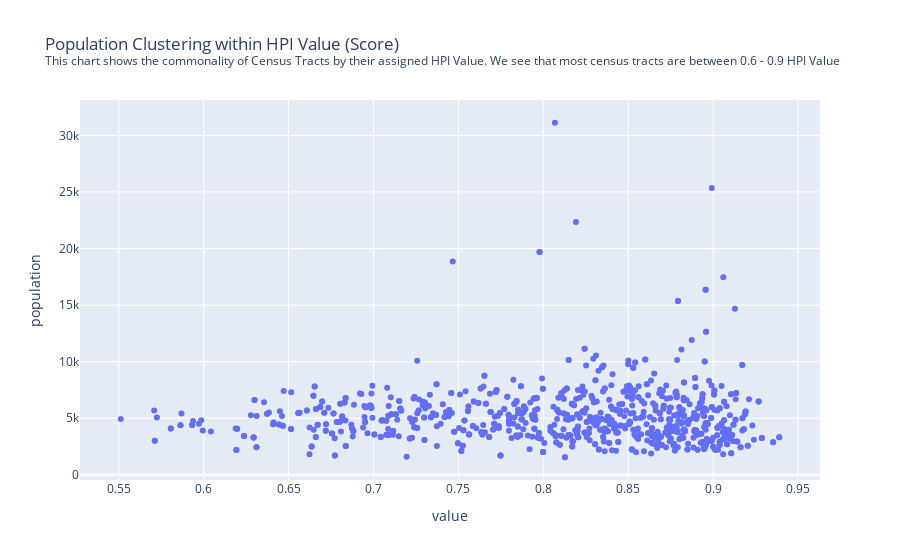

The notebook cell this image was saved under:
### Code cell
#Scatter Plot - TSJ version
val_by_population_tsj = px.scatter(three_set_join, x='value', y='population', title='Population Clustering within HPI Value (Score)<br><sup>This chart shows the commonality of Census Tracts by their assigned HPI Value. We see that most census tracts are between 0.6 - 0.9 HPI Value')
val_by_population_tsj.show()

### Figure 1 — Plotly figure (JSON) as saved in the notebook; plotly's stock layout.template omitted (floating-point values rounded to 4 significant figures; data arrays with more than 128 entries replaced by an {"elided": "..."} marker saying what was removed)
{"data": [{"hovertemplate": "value=%{x}<br>population=%{y}<extra></extra>", "legendgroup": "", "marker": {"color": "#636efa", "symbol": "circle"}, "mode": "markers", "name": "", "orientation": "v", "showlegend": false, "type": "scatter", "x": {"elided": "969 float values"}, "xaxis": "x", "y": {"elided": "969 int values"}, "yaxis": "y"}], "layout": {"legend": {"tracegroupgap": 0}, "title": {"text": "Population Clustering within HPI Value (Score)<br><sup>This chart shows the commonality of Census Tracts by their assigned HPI Value. We see that most census tracts are between 0.6 - 0.9 HPI Value"}, "xaxis": {"anchor": "y", "domain": [0, 1], "title": {"text": "value"}}, "yaxis": {"anchor": "x", "domain": [0, 1], "title": {"text": "population"}}}}
